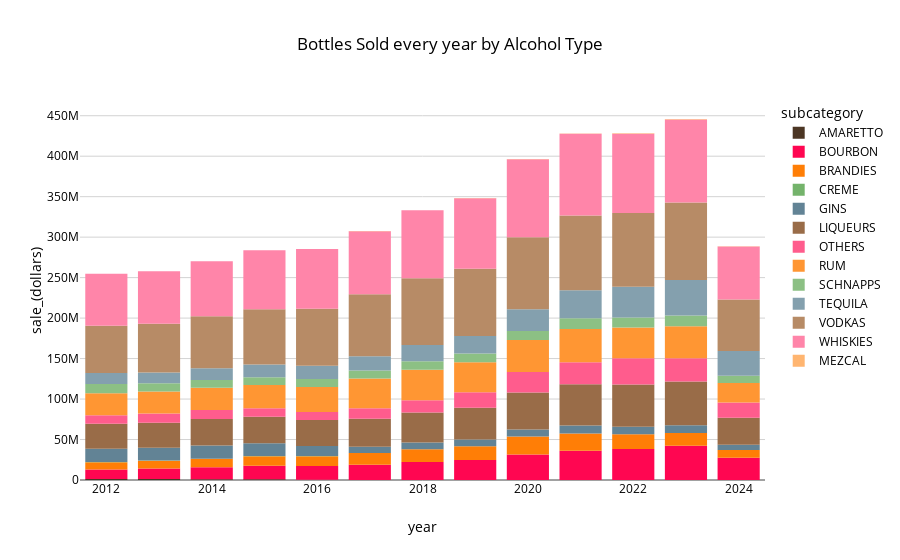

Notebook code for this chart:
### Code cell
px.bar(grouped_by_year_subcat, x= 'year', y='sale_(dollars)', color='subcategory', template = 'iowa', 
       title = 'Bottles Sold every year by Alcohol Type')

### Figure 1 — Plotly figure (JSON) as saved in the notebook; plotly's stock layout.template omitted (floating-point values rounded to 4 significant figures)
{"data": [{"alignmentgroup": "True", "hovertemplate": "subcategory=AMARETTO<br>year=%{x}<br>sale_(dollars)=%{y}<extra></extra>", "legendgroup": "AMARETTO", "marker": {"color": "#4c3624", "pattern": {"shape": ""}}, "name": "AMARETTO", "offsetgroup": "AMARETTO", "orientation": "v", "showlegend": true, "textposition": "auto", "type": "bar", "x": [2012, 2013, 2014, 2015, 2016], "xaxis": "x", "y": [1157000.0, 1087000.0, 1032000.0, 970800.0, 391300.0], "yaxis": "y"}, {"alignmentgroup": "True", "hovertemplate": "subcategory=BOURBON<br>year=%{x}<br>sale_(dollars)=%{y}<extra></extra>", "legendgroup": "BOURBON", "marker": {"color": "#ff0651", "pattern": {"shape": ""}}, "name": "BOURBON", "offsetgroup": "BOURBON", "orientation": "v", "showlegend": true, "textposition": "auto", "type": "bar", "x": [2012, 2013, 2014, 2015, 2016, 2017, 2018, 2019, 2020, 2021, 2022, 2023, 2024], "xaxis": "x", "y": [11910000.0, 13020000.0, 14830000.0, 16530000.0, 16840000.0, 18910000.0, 22140000.0, 24640000.0, 31480000.0, 36260000.0, 38250000.0, 42190000.0, 27460000.0], "yaxis": "y"}, {"alignmentgroup": "True", "hovertemplate": "subcategory=BRANDIES<br>year=%{x}<br>sale_(dollars)=%{y}<extra></extra>", "legendgroup": "BRANDIES", "marker": {"color": "#ff7e06", "pattern": {"shape": ""}}, "name": "BRANDIES", "offsetgroup": "BRANDIES", "orientation": "v", "showlegend": true, "textposition": "auto", "type": "bar", "x": [2012, 2013, 2014, 2015, 2016, 2017, 2018, 2019, 2020, 2021, 2022, 2023, 2024], "xaxis": "x", "y": [8922000.0, 9687000.0, 10250000.0, 11780000.0, 12210000.0, 14450000.0, 16000000.0, 17140000.0, 22120000.0, 21210000.0, 18140000.0, 15890000.0, 9442000.0], "yaxis": "y"}, {"alignmentgroup": "True", "hovertemplate": "subcategory=CREME<br>year=%{x}<br>sale_(dollars)=%{y}<extra></extra>", "legendgroup": "CREME", "marker": {"color": "#74B36B", "pattern": {"shape": ""}}, "name": "CREME", "offsetgroup": "CREME", "orientation": "v", "showlegend": true, "textposition": "auto", "type": "bar", "x": [2012, 2013, 2014, 2015, 2016], "xaxis": "x", "y": [213400.0, 193200.0, 185300.0, 210500.0, 92340.0], "yaxis": "y"}, {"alignmentgroup": "True", "hovertemplate": "subcategory=GINS<br>year=%{x}<br>sale_(dollars)=%{y}<extra></extra>", "legendgroup": "GINS", "marker": {"color": "#628395", "pattern": {"shape": ""}}, "name": "GINS", "offsetgroup": "GINS", "orientation": "v", "showlegend": true, "textposition": "auto", "type": "bar", "x": [2012, 2013, 2014, 2015, 2016, 2017, 2018, 2019, 2020, 2021, 2022, 2023, 2024], "xaxis": "x", "y": [16440000.0, 15980000.0, 16310000.0, 15920000.0, 12470000.0, 7721000.0, 8036000.0, 8291000.0, 8839000.0, 9737000.0, 9258000.0, 9699000.0, 6519000.0], "yaxis": "y"}, {"alignmentgroup": "True", "hovertemplate": "subcategory=LIQUEURS<br>year=%{x}<br>sale_(dollars)=%{y}<extra></extra>", "legendgroup": "LIQUEURS", "marker": {"color": "#996C48", "pattern": {"shape": ""}}, "name": "LIQUEURS", "offsetgroup": "LIQUEURS", "orientation": "v", "showlegend": true, "textposition": "auto", "type": "bar", "x": [2012, 2013, 2014, 2015, 2016, 2017, 2018, 2019, 2020, 2021, 2022, 2023, 2024], "xaxis": "x", "y": [30710000.0, 30640000.0, 32840000.0, 32860000.0, 32100000.0, 34580000.0, 37120000.0, 39300000.0, 45770000.0, 51150000.0, 52250000.0, 54050000.0, 33490000.0], "yaxis": "y"}, {"alignmentgroup": "True", "hovertemplate": "subcategory=OTHERS<br>year=%{x}<br>sale_(dollars)=%{y}<extra></extra>", "legendgroup": "OTHERS", "marker": {"color": "#FF5C8D", "pattern": {"shape": ""}}, "name": "OTHERS", "offsetgroup": "OTHERS", "orientation": "v", "showlegend": true, "textposition": "auto", "type": "bar", "x": [2012, 2013, 2014, 2015, 2016, 2017, 2018, 2019, 2020, 2021, 2022, 2023, 2024], "xaxis": "x", "y": [10680000.0, 11400000.0, 10980000.0, 10380000.0, 10000000.0, 12970000.0, 15330000.0, 19120000.0, 25270000.0, 27170000.0, 32600000.0, 28590000.0, 18920000.0], "yaxis": "y"}, {"alignmentgroup": "True", "hovertemplate": "subcategory=RUM<br>year=%{x}<br>sale_(dollars)=%{y}<extra></extra>", "legendgroup": "RUM", "marker": {"color": "#FF9633", "pattern": {"shape": ""}}, "name": "RUM", "offsetgroup": "RUM", "orientation": "v", "showlegend": true, "textposition": "auto", "type": "bar", "x": [2012, 2013, 2014, 2015, 2016, 2017, 2018, 2019, 2020, 2021, 2022, 2023, 2024], "xaxis": "x", "y": [27220000.0, 27200000.0, 27590000.0, 28670000.0, 30640000.0, 36630000.0, 37590000.0, 36900000.0, 39350000.0, 41070000.0, 37800000.0, 39440000.0, 23900000.0], "yaxis": "y"}, {"alignmentgroup": "True", "hovertemplate": "subcategory=SCHNAPPS<br>year=%{x}<br>sale_(dollars)=%{y}<extra></extra>", "legendgroup": "SCHNAPPS", "marker": {"color": "#8CC084", "pattern": {"shape": ""}}, "name": "SCHNAPPS", "offsetgroup": "SCHNAPPS", "orientation": "v", "showlegend": true, "textposition": "auto", "type": "bar", "x": [2012, 2013, 2014, 2015, 2016, 2017, 2018, 2019, 2020, 2021, 2022, 2023, 2024], "xaxis": "x", "y": [11270000.0, 10150000.0, 9643000.0, 9666000.0, 10130000.0, 9908000.0, 10500000.0, 10840000.0, 11230000.0, 13200000.0, 12560000.0, 13420000.0, 8901000.0], "yaxis": "y"}, {"alignmentgroup": "True", "hovertemplate": "subcategory=TEQUILA<br>year=%{x}<br>sale_(dollars)=%{y}<extra></extra>", "legendgroup": "TEQUILA", "marker": {"color": "#84A0AE", "pattern": {"shape": ""}}, "name": "TEQUILA", "offsetgroup": "TEQUILA", "orientation": "v", "showlegend": true, "textposition": "auto", "type": "bar", "x": [2012, 2013, 2014, 2015, 2016, 2017, 2018, 2019, 2020, 2021, 2022, 2023, 2024], "xaxis": "x", "y": [13560000.0, 13430000.0, 14440000.0, 15820000.0, 16140000.0, 17700000.0, 19910000.0, 21740000.0, 26730000.0, 34580000.0, 38010000.0, 43640000.0, 30630000.0], "yaxis": "y"}, {"alignmentgroup": "True", "hovertemplate": "subcategory=VODKAS<br>year=%{x}<br>sale_(dollars)=%{y}<extra></extra>", "legendgroup": "VODKAS", "marker": {"color": "#B78B66", "pattern": {"shape": ""}}, "name": "VODKAS", "offsetgroup": "VODKAS", "orientation": "v", "showlegend": true, "textposition": "auto", "type": "bar", "x": [2012, 2013, 2014, 2015, 2016, 2017, 2018, 2019, 2020, 2021, 2022, 2023, 2024], "xaxis": "x", "y": [58520000.0, 60190000.0, 64120000.0, 68120000.0, 70390000.0, 76630000.0, 82700000.0, 83050000.0, 88990000.0, 92300000.0, 91010000.0, 95750000.0, 63630000.0], "yaxis": "y"}, {"alignmentgroup": "True", "hovertemplate": "subcategory=WHISKIES<br>year=%{x}<br>sale_(dollars)=%{y}<extra></extra>", "legendgroup": "WHISKIES", "marker": {"color": "#FF85A9", "pattern": {"shape": ""}}, "name": "WHISKIES", "offsetgroup": "WHISKIES", "orientation": "v", "showlegend": true, "textposition": "auto", "type": "bar", "x": [2012, 2013, 2014, 2015, 2016, 2017, 2018, 2019, 2020, 2021, 2022, 2023, 2024], "xaxis": "x", "y": [64210000.0, 64770000.0, 68060000.0, 72980000.0, 73830000.0, 77910000.0, 83860000.0, 87090000.0, 96420000.0, 101000000.0, 97970000.0, 102700000.0, 65610000.0], "yaxis": "y"}, {"alignmentgroup": "True", "hovertemplate": "subcategory=MEZCAL<br>year=%{x}<br>sale_(dollars)=%{y}<extra></extra>", "legendgroup": "MEZCAL", "marker": {"color": "#FFB570", "pattern": {"shape": ""}}, "name": "MEZCAL", "offsetgroup": "MEZCAL", "orientation": "v", "showlegend": true, "textposition": "auto", "type": "bar", "x": [2016, 2017, 2018, 2019, 2020, 2021, 2022, 2023, 2024], "xaxis": "x", "y": [20400.0, 85480.0, 114000.0, 167400.0, 277400.0, 430500.0, 506800.0, 527700.0, 330500.0], "yaxis": "y"}], "layout": {"barmode": "relative", "legend": {"title": {"text": "subcategory"}, "tracegroupgap": 0}, "title": {"text": "Bottles Sold every year by Alcohol Type"}, "xaxis": {"anchor": "y", "domain": [0, 1], "title": {"text": "year"}}, "yaxis": {"anchor": "x", "domain": [0, 1], "title": {"text": "sale_(dollars)"}}}}
